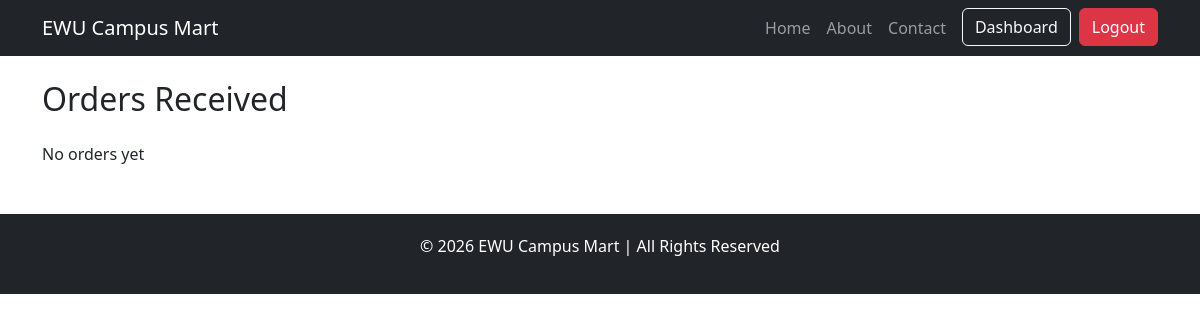
The page /seller/orders/ (signed in) on the database as committed earlier.
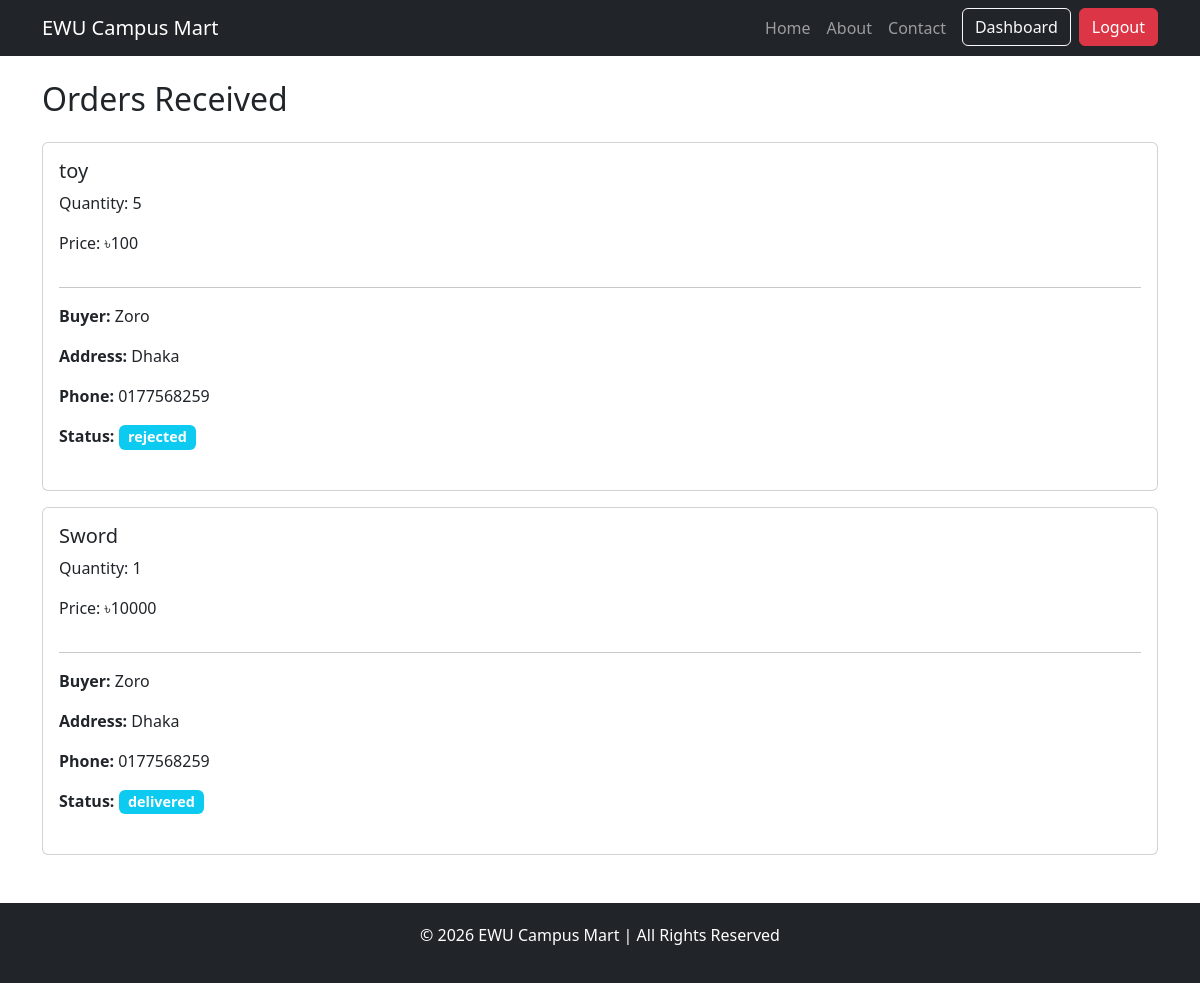
The same page on the database as committed later.
### orders/models.py (models this page shows, shortened)
class OrderItem(BaseModel):
    order = models.ForeignKey(Order, on_delete=models.CASCADE, related_name="order_items")
    product = models.ForeignKey(Product, on_delete=models.CASCADE)
    quantity = models.IntegerField()
    price = models.IntegerField()  # price at purchase time
    STATUS_CHOICES = (
        ('pending', 'Pending'),
        ('accepted', 'Accepted'),
        ('rejected', 'Rejected'),
        ('shipped', 'Shipped'),
        ('delivered', 'Delivered'),
    )
    status = models.CharField(max_length=20, choices=STATUS_CHOICES, default='pending')

class Order(BaseModel):
    user = models.ForeignKey(CustomUser, on_delete=models.CASCADE)
    total_price = models.IntegerField()
    STATUS_CHOICES = (
        ('pending', 'Pending'),        # order placed
        ('accepted', 'Accepted'),      # seller accepted
        ('rejected', 'Rejected'),      # seller rejected
        ('shipped', 'Shipped'),        # seller shipped
        ('delivered', 'Delivered'),    # delivered
        ('cancelled', 'Cancelled'),    # buyer cancelled
    )
    status = models.CharField(max_length=20, choices=STATUS_CHOICES, default='pending')
    address = models.TextField()
    phone = models.CharField(max_length=15)
    transaction_id = models.CharField(max_length=100, null=True, blank=True)
    payment_method = models.CharField(max_length=50, default='SSLCommerz')

### products/models.py (models this page shows, shortened)
class Product(BaseModel):
    seller = models.ForeignKey(CustomUser, on_delete=models.CASCADE)
    product_name = models.CharField(max_length=100)
    slug = models.SlugField(unique=True  , null=True , blank=True)
    category = models.ForeignKey(Category , on_delete=models.CASCADE , related_name="products")
    price = models.IntegerField()
    product_desription = models.TextField()
    color_variant = models.ManyToManyField(ColorVariant , blank=True)
    size_variant = models.ManyToManyField(SizeVariant , blank=True)

### buyer/models.py (models this page shows, shortened)
class CustomUser(AbstractBaseUser, PermissionsMixin):
    uid = models.UUIDField(primary_key=True , editable=False , default=uuid.uuid4)
    username = models.CharField(max_length=150, unique=True)
    first_name = models.CharField(max_length=30, blank=True)
    last_name = models.CharField(max_length=30, blank=True)
    email = models.EmailField(unique=True)
    is_active = models.BooleanField(default=True)
    is_staff = models.BooleanField(default=False)
    date_joined = models.DateTimeField(default=timezone.now)
    is_buyer = models.BooleanField(default=False)
    is_seller = models.BooleanField(default=False)
    shop_name = models.CharField(max_length=100, blank=True, null=True)
    objects = CustomeUserManager()
    USERNAME_FIELD = "email"
    REQUIRED_FIELDS = []

### seller/middlewares.py (the view)
    def wrapped_view(request, *args, **kwargs):
        if not request.user.is_authenticated or not request.user.is_seller:
            return redirect("seller-login")
        return view_func(request, *args, **kwargs)

### seller/views.py (called while the page is built)
@auth
def seller_orders(request):
    orders = OrderItem.objects.filter(product__seller=request.user)\
            .select_related('product', 'order')\
            .order_by('-created_at')
    return render(request, 'seller_orders.html', {'orders': orders})

### seller/templates/seller_orders.html (shortened to what this page needs)
{% extends 'seller_base.html' %}
{% block content %}
<h2 class="mb-4">Orders Received</h2>
{% for item in orders %}
<div class="card mb-3 p-3">
  <h5>{{ item.product.product_name }}</h5>
  <p>Quantity: {{ item.quantity }}</p>
  <p>Price: ৳{{ item.price }}</p>
  <hr>
  <p><strong>Buyer:</strong> {{ item.order.user.username }}</p>
  <p><strong>Address:</strong> {{ item.order.address }}</p>
  <p><strong>Phone:</strong> {{ item.order.phone }}</p>
  <p>
    <strong>Status:</strong>
    <span class="badge bg-info">{{ item.order.status }}</span>
  </p>
</div>
{% empty %}
<p>No orders yet</p>
{% endfor %}
{% endblock %}

Rows that differ between the two databases and show on the page:
added OrderItem: product.product_name "toy", quantity "5", price "100", order.user.username "Zoro", order.address "Dhaka", order.phone "0177568259", order.status "rejected"
added OrderItem: product.product_name "Sword", quantity "1", price "10000", order.user.username "Zoro", order.address "Dhaka", order.phone "0177568259", order.status "delivered"
Other text that changed with them:
text no longer shown: "No orders yet"
